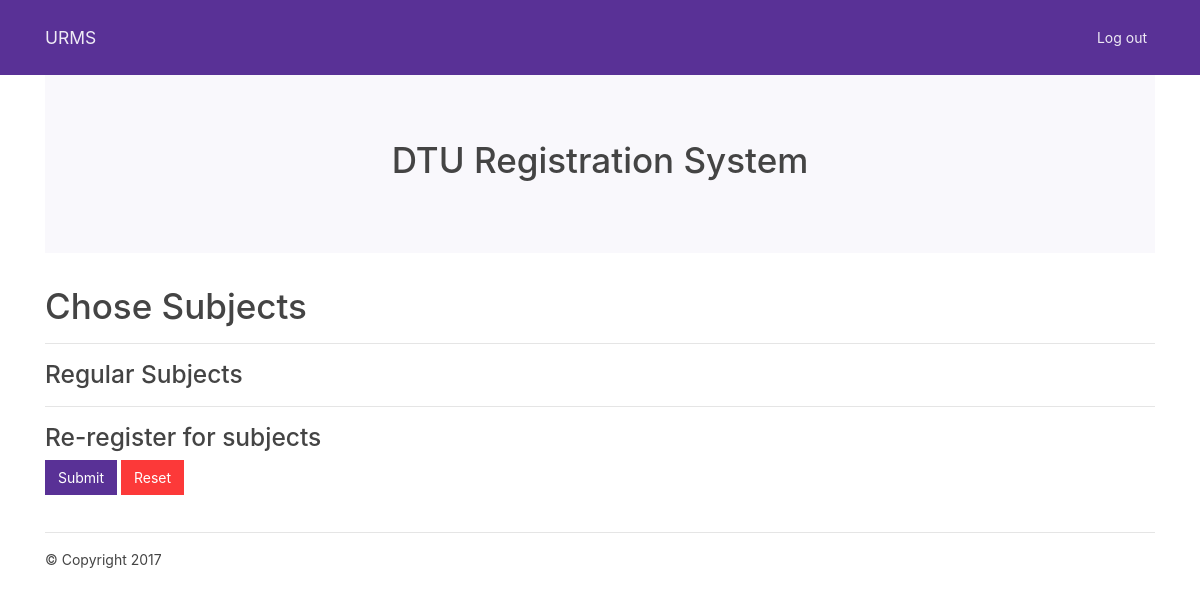
Before: /subject (signed in) with the older database file.
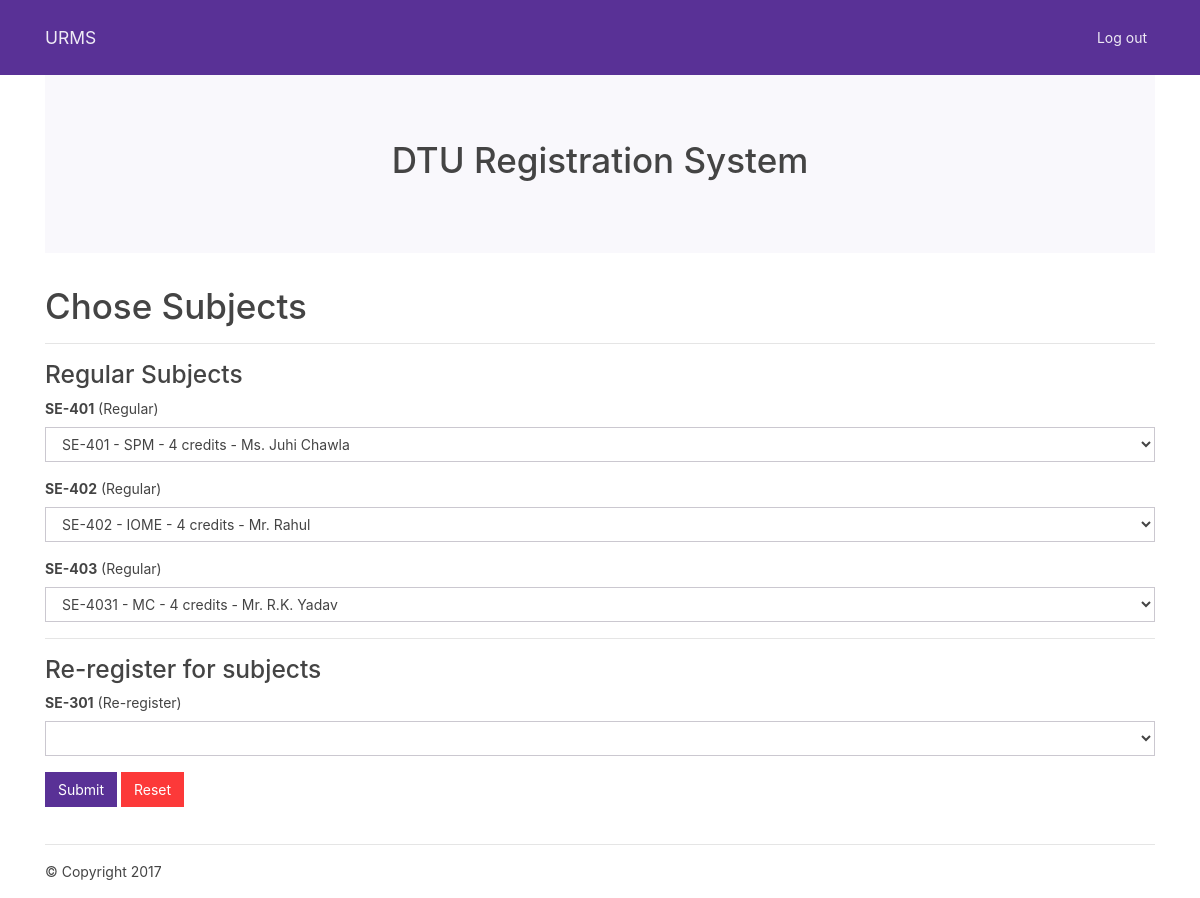
After: the same page with the newer database file.
### subject/models.py (models this page shows, shortened)
class Subject(models.Model):
    code = models.CharField(max_length=8)
    type = models.CharField(max_length=20, choices=(
        ('Regular', 'Regular'),
        ('Re-register', 'Re-register')
    ))
    stream = models.ForeignKey("Stream", on_delete=models.CASCADE)
    courses_offerred = models.ManyToManyField("Course")

### student/views.py (the view, shortened to what this page needs)
# urls.py: url(r'^subject', subject),
@login_required
def subject(request):
    student_obj, created = Student.objects.get_or_create(user=request.user)
    if student_obj.locked:
        return render(request, 'home.html', {'error_message': "Your form has already been locked."})
    if not student_obj.name:
        return redirect('/student')
    subject_list = student_obj.stream.subject_set
    if request.method == 'GET':
        return render(request, 'subject.html', {
            'regular_subjects': subject_list.filter(type='Regular'),
            'reregister_subjects': subject_list.filter(type='Re-register')
        })

### subject/models.py (called while the page is built)
    def __str__(self):
        return self.code + " - " + self.title + " - " + str(self.credits) + " credits" + " - " + self.professor

### student/templates/subject.html (shortened to what this page needs)
{% extends 'base.html' %} {% block content %}
<h1>Chose Subjects</h1>
<hr>
<form method="POST" action="/subject/">
    <h3>Regular Subjects</h3>
    {% for subject in regular_subjects %}
    <div class="form-group">
        <label>
            <strong>{{subject.code}}</strong> ({{subject.type}}) </label>
        <select class="form-control" name="{{subject.code}}">
        {% for course in subject.courses_offerred.all %}
            <option value="{{course.pk}}">{{course}}</option>
        {% endfor %}
        </select>
    </div>
    {% endfor %}
    <hr>
    <h3>Re-register for subjects</h3>
    {% for subject in reregister_subjects %}
    <div class="form-group">
        <label>
            <strong>{{subject.code}}</strong> ({{subject.type}}) </label>
        <select class="form-control" name="{{subject.code}}">
            {% if subject.type == 'Re-register' %}
            <option></option>
            {% endif %} {% for course in subject.courses_offerred.all %}
            <option value="{{course.pk}}">{{course}}</option>
            {% endfor %}
        </select>
    </div>
    {% endfor %}
    <input type="submit" class="btn btn-primary">
    <input type="reset" class="btn btn-danger">
</form>
{% endblock %}

### student/templates/base.html (shortened to what this page needs)
<!doctype html>
<html lang="en">
<head>
    <link rel="stylesheet" href="https://bootswatch.com/4/pulse/bootstrap.min.css">
</head>
<body>
    <nav class="navbar navbar-expand-md navbar-dark bg-primary">
        <div class="container">
            <a class="navbar-brand" href="#">URMS</a>
            <div class="collapse navbar-collapse" id="navbarCollapse">
                <ul class="navbar-nav ml-auto navbar-right">
                    {% if user.is_authenticated %}
                    <li class="nav-item active">
                        <a class="nav-link" href="/logout">Log out</a>
                    </li>
                    {% endif %}
                </ul>
            </div>
        </div>
    </nav>
    <div class="container">
        <div class="jumbotron">
            <h1 class="text-center"> DTU Registration System</h1>
        </div>
        {% block content %} {% endblock %}
    </div>
    <footer class="container">
        <br>
        <hr>
        <p>&copy; Copyright 2017</p>
    </footer>
</body>
</html>

Changed rows visible on the page:
now on this page (row edited): Subject: code "SE-401", type "Regular", shown under "Regular Subjects"
added Subject: code "SE-402", type "Regular", shown under "Regular Subjects"
added Subject: code "SE-403", type "Regular", shown under "Regular Subjects"
added Subject: code "SE-301", type "Re-register", shown under "Re-register for subjects"
